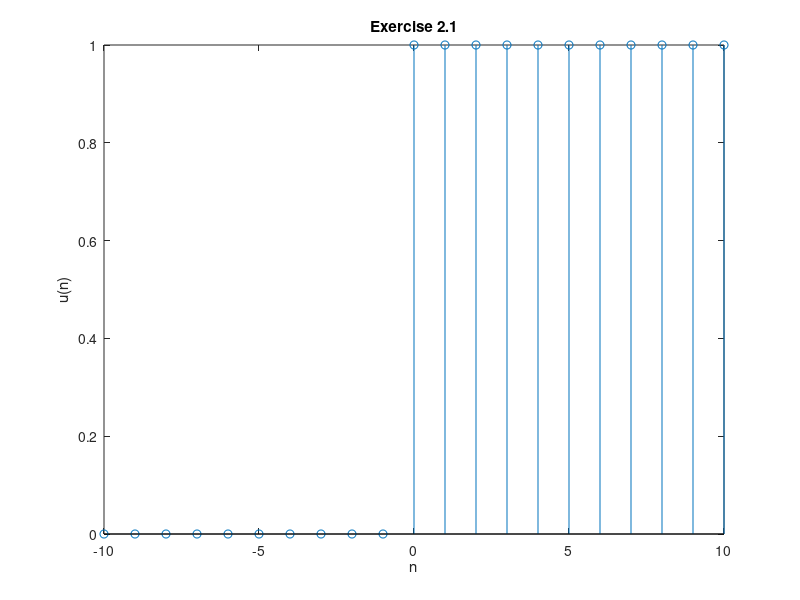

Source code (MATLAB):
n= [-10:10];
u = [zeros(1,10) ones(1,11)]; % from -10 to -1 : value = 0, from 0 to 10  value 1
stem(n,u);
xlabel('n');
ylabel('u(n)');
title('Exercise 2.1');